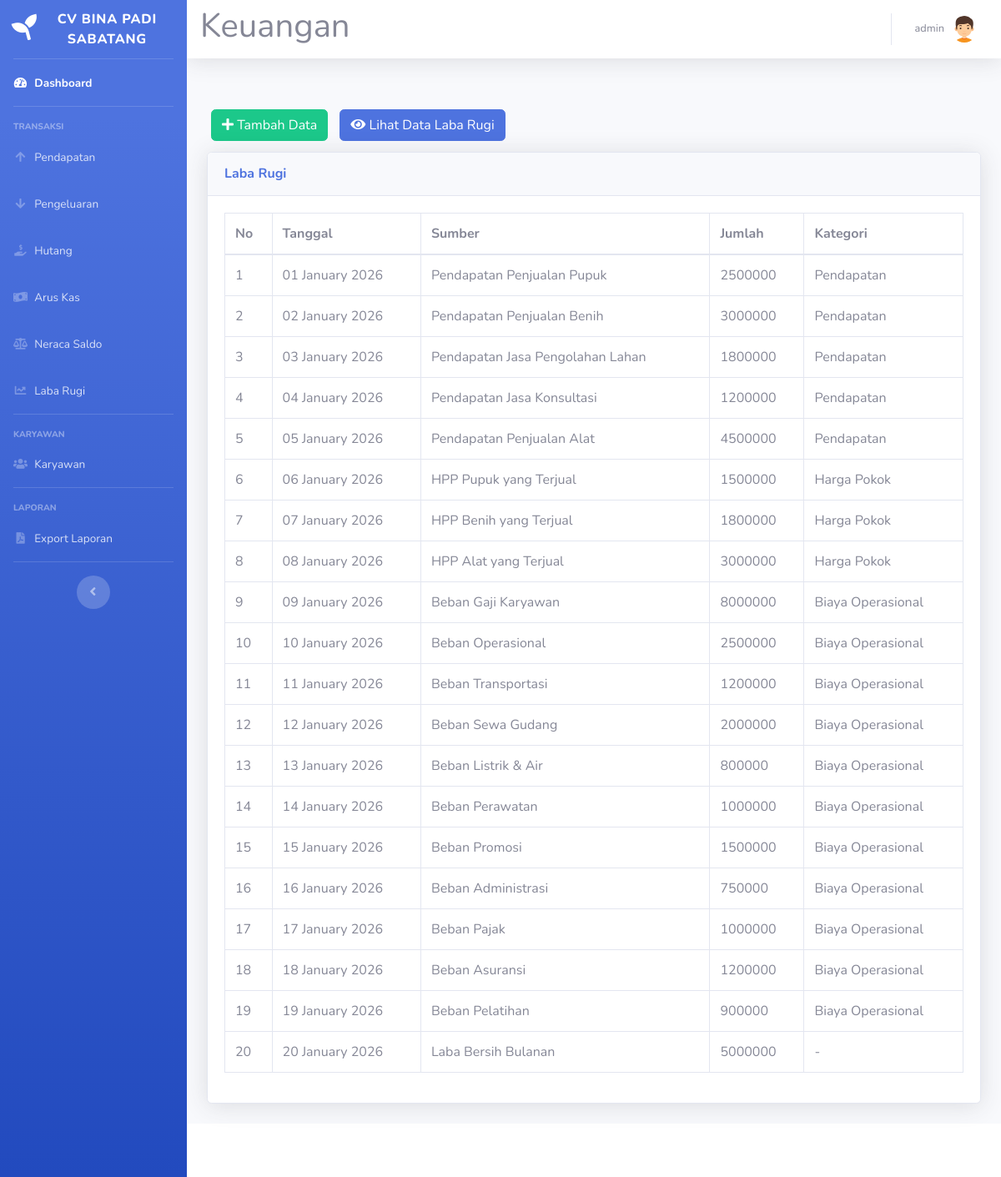
The app's page /laba-rugi.php (signed in) with its own data.
### tables this page shows
CREATE TABLE `laba_rugi` (
  `id_laba_rugi` int(11) NOT NULL,
  `tanggal` date DEFAULT NULL,
  `sumber` varchar(100) DEFAULT NULL,
  `jumlah` int(30) DEFAULT NULL,
  `status` int(11) DEFAULT NULL,
  `id_user` int(11) DEFAULT NULL
);

### laba-rugi.php (the view, shortened to what this page needs)
<!DOCTYPE html>
<html lang="en">
<head>
    <link href="vendor/fontawesome-free/css/all.min.css" rel="stylesheet" type="text/css">
    <link href="css/sb-admin-2.min.css" rel="stylesheet">
</head>
<body id="page-top">
    <?php
    require('sidebar.php');
    ?>
    <div id="content">
        <?php require('navbar.php'); ?>
        <div class="container-fluid">
            <div class="row">
            </div>
            <div class="row">
                <div class="col-12">
                    <div class="py-2">
                        <a href="laba-rugi-tambah.php" class="btn btn-success" style="margin:5px"><i class="fa fa-plus"></i> Tambah Data</a>
                        <a href="laba-rugi-lihat.php" class="btn btn-primary" style="margin:5px"><i class="fa fa-eye"></i> Lihat Data Laba Rugi</a>
                    </div>
                    <div class="card shadow mb-4">
                        <div class="card-header py-3">
                            <h6 class="m-0 font-weight-bold text-primary">Laba Rugi</h6>
                        </div>
                        <div class="card-body">
                            <div class="table-responsive">
                                <table class="table table-bordered" id="dataTable" width="100%" cellspacing="0">
                                    <thead>
                                        <tr>
                                            <th>No</th>
                                            <th>Tanggal</th>
                                            <th>Sumber</th>
                                            <th>Jumlah</th>
                                            <th>Kategori</th>
                                        </tr>
                                    </thead>
                                    <tbody>
                                        <?php
                                        include('koneksi.php');
                                        $query = "SELECT * FROM laba_rugi WHERE id_user = 1";
                                        $result = mysqli_query($koneksi, $query);
                                        $no = 1;
                                        if ($result) {
                                            while ($row = mysqli_fetch_assoc($result)) {
                                                echo "<tr>";
                                                echo "<td>" . $no++ . "</td>";
                                                echo "<td>" . date('d F Y', strtotime($row["tanggal"])) . "</td>";
                                                echo "<td>" . $row['sumber'] . "</td>";
                                                echo "<td>" . $row['jumlah'] . "</td>";
                                                echo "<td>";
                                                switch ($row['status']) {
                                                    case 1:
                                                        echo "Pendapatan";
                                                        break;
                                                    case 2:
                                                        echo "Harga Pokok";
                                                        break;
                                                    case 3:
                                                        echo "Biaya Operasional";
                                                        break;
                                                    default:
                                                        echo "-";
                                                        break;
                                                }
                                                echo "</td>";
                                                echo "</tr>";
                                            }
                                        } else {
                                            echo "<tr><td colspan='5'>Tidak ada data</td></tr>";
                                        }
                                        ?>
                                    </tbody>
                                </table>
                            </div>
                        </div>
                    </div>
                </div>
            </div>
        </div>
        <?php require 'footer.php' ?>
    </div>
    </div>
</body>
</html>

### records on screen
laba_rugi: tanggal "01 January 2026", sumber "Pendapatan Penjualan Pupuk", jumlah "2500000", status "Pendapatan"
laba_rugi: tanggal "02 January 2026", sumber "Pendapatan Penjualan Benih", jumlah "3000000", status "Pendapatan"
laba_rugi: tanggal "03 January 2026", sumber "Pendapatan Jasa Pengolahan Lahan", jumlah "1800000", status "Pendapatan"
laba_rugi: tanggal "04 January 2026", sumber "Pendapatan Jasa Konsultasi", jumlah "1200000", status "Pendapatan"
laba_rugi: tanggal "05 January 2026", sumber "Pendapatan Penjualan Alat", jumlah "4500000", status "Pendapatan"
laba_rugi: tanggal "06 January 2026", sumber "HPP Pupuk yang Terjual", jumlah "1500000", status "Harga Pokok"
laba_rugi: tanggal "07 January 2026", sumber "HPP Benih yang Terjual", jumlah "1800000", status "Harga Pokok"
laba_rugi: tanggal "08 January 2026", sumber "HPP Alat yang Terjual", jumlah "3000000", status "Harga Pokok"
laba_rugi: tanggal "09 January 2026", sumber "Beban Gaji Karyawan", jumlah "8000000", status "Biaya Operasional"
laba_rugi: tanggal "10 January 2026", sumber "Beban Operasional", jumlah "2500000", status "Biaya Operasional"
laba_rugi: tanggal "11 January 2026", sumber "Beban Transportasi", jumlah "1200000", status "Biaya Operasional"
laba_rugi: tanggal "12 January 2026", sumber "Beban Sewa Gudang", jumlah "2000000", status "Biaya Operasional"
laba_rugi: tanggal "13 January 2026", sumber "Beban Listrik & Air", jumlah "800000", status "Biaya Operasional"
laba_rugi: tanggal "14 January 2026", sumber "Beban Perawatan", jumlah "1000000", status "Biaya Operasional"
laba_rugi: tanggal "15 January 2026", sumber "Beban Promosi", jumlah "1500000", status "Biaya Operasional"
laba_rugi: tanggal "16 January 2026", sumber "Beban Administrasi", jumlah "750000", status "Biaya Operasional"
laba_rugi: tanggal "17 January 2026", sumber "Beban Pajak", jumlah "1000000", status "Biaya Operasional"
laba_rugi: tanggal "18 January 2026", sumber "Beban Asuransi", jumlah "1200000", status "Biaya Operasional"
laba_rugi: tanggal "19 January 2026", sumber "Beban Pelatihan", jumlah "900000", status "Biaya Operasional"
laba_rugi: tanggal "20 January 2026", sumber "Laba Bersih Bulanan", jumlah "5000000"

### other values on screen
$_SESSION['nama'] "admin"
